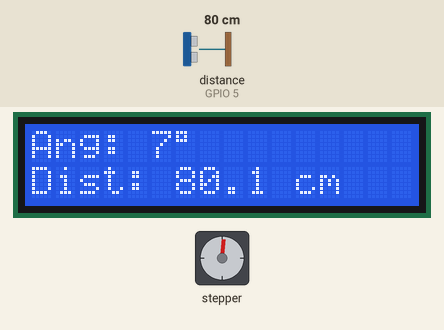
A sketch run on a simulated ESP32. Shown: stepper motor, 16×2 character LCD. Wiring (inferred from the names in the program): ultrasonic range finder: trigger GPIO 18; echo GPIO 5; stepper motor (2048 steps per turn assumed): coils GPIO 25, GPIO 26, GPIO 27, GPIO 33. Inputs (shaded band) come from the test bench; at power-on: distance to the obstacle (sensor on GPIO 5) 80 cm. The echo pulse lasts 58.3 µs per cm.

Above: at 2.2 s.
2.3 s: distance to the obstacle (sensor on GPIO 5) set to 35 cm
At 4.11 s:
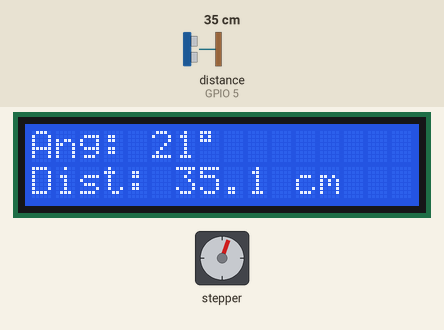
5.3 s: distance to the obstacle (sensor on GPIO 5) set to 2 cm
At 7.0 s:
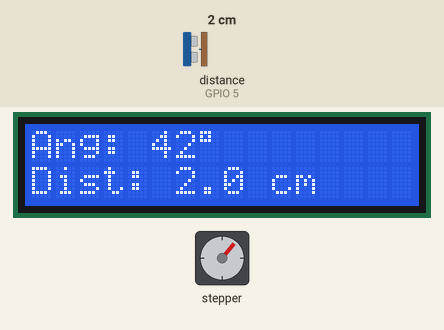
8.3 s: distance to the obstacle (sensor on GPIO 5) set to 4 cm
At 9.87 s:
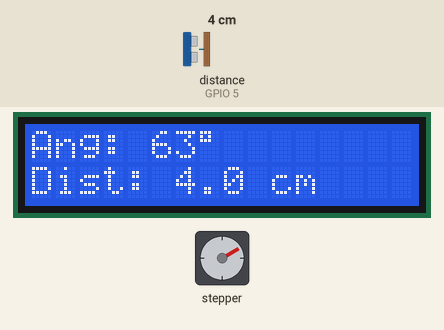
11.3 s: distance to the obstacle (sensor on GPIO 5) set to 9 cm
At 12.6 s:
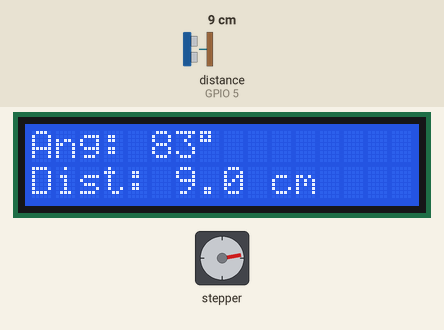
14.3 s: distance to the obstacle (sensor on GPIO 5) set to 183 cm
At 15.59 s:
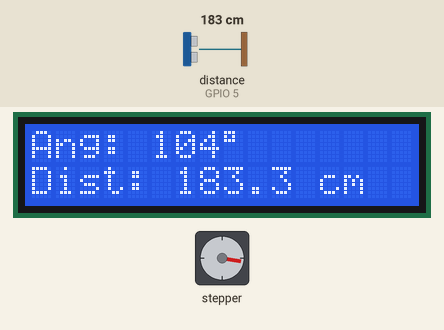
26.3 s: distance to the obstacle (sensor on GPIO 5) set to 2 cm
At 26.7 s:
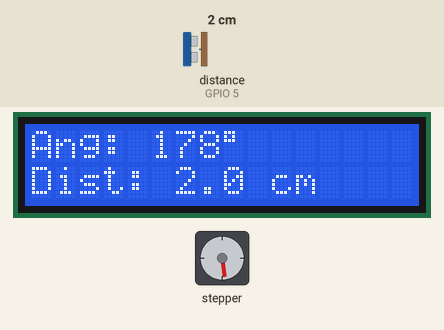
Timing chart, 0 to 30.3 s (numbered marks = the images above; inputs shaded):
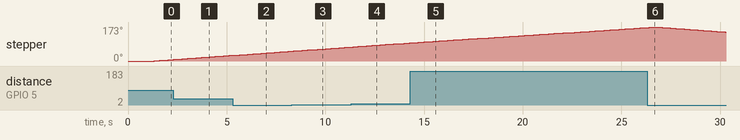

The sketch:

radaresp32.ino
```cpp
#include <Wire.h>
#include <LiquidCrystal_I2C.h>

// LCD I2C
LiquidCrystal_I2C lcd(0x27, 16, 2);

// HC-SR04
const int TRIG_PIN = 18;
const int ECHO_PIN = 5;

// Motor de passo (28BYJ-48) com ULN2003
const int IN1 = 25;
const int IN2 = 26;
const int IN3 = 27;
const int IN4 = 33;

// Sequência de meia etapa para suavidade
const int HALFSTEP_SEQ[8][4] = {
  {1, 0, 0, 0},
  {1, 1, 0, 0},
  {0, 1, 0, 0},
  {0, 1, 1, 0},
  {0, 0, 1, 0},
  {0, 0, 1, 1},
  {0, 0, 0, 1},
  {1, 0, 0, 1}
};

int angle = 0;
int dir = 1; // 1 indo para 180°, -1 voltando para 0°
const int STEPS_PER_REV = 2048; // passos por volta completa
const float STEPS_PER_DEG = STEPS_PER_REV / 360.0;

void setCoils(int a, int b, int c, int d) {
  digitalWrite(IN1, a);
  digitalWrite(IN2, b);
  digitalWrite(IN3, c);
  digitalWrite(IN4, d);
}

void halfStepOnce(int stepIndex) {
  setCoils(HALFSTEP_SEQ[stepIndex][0],
           HALFSTEP_SEQ[stepIndex][1],
           HALFSTEP_SEQ[stepIndex][2],
           HALFSTEP_SEQ[stepIndex][3]);
  delay(3); // ajuste da velocidade
}

void stepDegrees(float deg, bool forward) {
  int totalHalfSteps = (int)(deg * STEPS_PER_DEG * 2.0);
  static int seqIdx = 0;
  for (int i = 0; i < totalHalfSteps; i++) {
    seqIdx = forward ? (seqIdx + 1) % 8 : (seqIdx - 1 + 8) % 8;
    halfStepOnce(seqIdx);
  }
}

float measureDistanceCM() {
  digitalWrite(TRIG_PIN, LOW);
  delayMicroseconds(2);
  digitalWrite(TRIG_PIN, HIGH);
  delayMicroseconds(10);
  digitalWrite(TRIG_PIN, LOW);

  unsigned long duration = pulseIn(ECHO_PIN, HIGH, 30000UL);
  if (duration == 0) return NAN;
  return (duration / 2.0) / 29.1;
}

void showOnLCD(int ang, float dist) {
  lcd.clear();
  lcd.setCursor(0, 0);
  lcd.print("Ang: ");
  lcd.print(ang);
  lcd.print((char)223); // símbolo de grau
  lcd.setCursor(0, 1);
  lcd.print("Dist: ");
  if (isnan(dist)) {
    lcd.print("---");
  } else {
    lcd.print(dist, 1);
    lcd.print(" cm");
  }
}

void setup() {
  pinMode(TRIG_PIN, OUTPUT);
  pinMode(ECHO_PIN, INPUT);

  pinMode(IN1, OUTPUT);
  pinMode(IN2, OUTPUT);
  pinMode(IN3, OUTPUT);
  pinMode(IN4, OUTPUT);

  lcd.init();
  lcd.backlight();
  lcd.clear();
  lcd.print("Radar ULN2003");
  delay(1000);
  lcd.clear();
}

void loop() {
  float d = measureDistanceCM();
  showOnLCD(angle, d);
  delay(80);

  angle += dir;
  if (angle >= 180) { angle = 180; dir = -1; }
  if (angle <= 0)   { angle = 0;   dir = 1; }

  stepDegrees(1.0, dir == 1);
}
```
